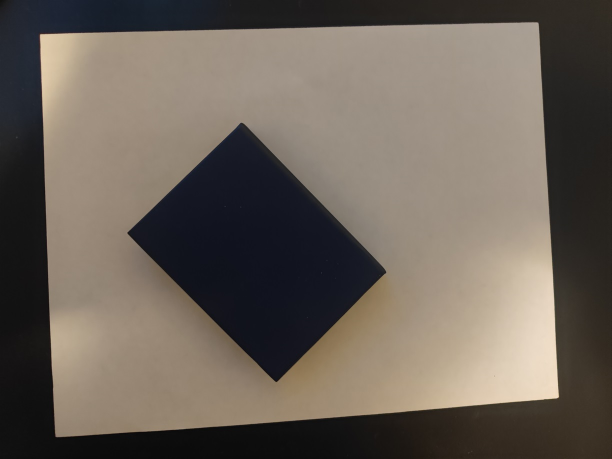
#> input picture book.jpg, 1224 x 918 px (shown at 1/2 size)
$ jupyter execute assignment_2_370.ipynb
#> lines starting #> are read from the running program, lines starting #| are printed output that depends on the picture; after the words box and inside, x2 and y2 are one past the last pixel; in counts of white or black regions, pixels touching at a corner belong together
# Assignment 2 by Josh Thyng

## Part 1: Object Size Measurement

For this task, work on “book.jpg” to measure the size of a book placed on an A4 paper
with dimensions 27.8cm by 21.5cm.

1. Detection and Measurement: Utilize appropriate techniques to detect the book in
   the image and measure its dimensions (height and width in centimeters). Describe
   the methodology and rationale for your approach in your report.
2. Annotation: After detecting the book, annotate the image by drawing a rectangle
   around the book. Clearly display the measured width and height on the image.
3. Comparison and Documentation: The actual size of the book is 8 cm by 10.6 cm.
   Compare your measurements to these dimensions and document the results in
   your report. Aim for an error rate of less than 10% with the ideal method.
   Ensure that your report is detailed, including descriptions of the methods used, your
   results (screenshots), and any challenges you encountered.

## Write-Up

This project is meant to detect the size of a book placed on an A4 sheet of paper, outlining the book with a rectangle, and calculating its real-world dimensions (8cm x 10.6cm). The process was very difficult and took a couple steps including contour detection, _pixel-to-centimeter conversion_, and ordering of the book's corner points. Below is an image showing the final result:

## Challenges and Solutions

### 1. Contour Detection

Detecting the contours of the book was one of the most difficult parts of the project. Noise, lighting conditions, and irregularities in the image made it challenging to isolate the book's outline.

- **How I Did It**: I converted the image to the HSV color space for better color segmentation, created a mask based on the color of the book, and applied [morphological operations](https://docs.opencv.org/4.x/d9/d61/tutorial_py_morphological_ops.html) to clean up the mask.

### 2. Outlining the Book

After detecting the contours, outlining the book with a rectangle in my opinion seemed like the easiest way to help get the actual size.

- **How I Did It**: I used the `cv2.minAreaRect()` function to handle rotated objects and extract the smallest rectangle around the book. The rectangle was then drawn using the corner points calculated by `cv2.boxPoints()`. This was not to bad.

### 3. Converting Size to Pixels

Once the book was outlined, calculating its dimensions in pixels was the next challenge. Because the book could be tilted, the measurement needed to account for any angle.

- **How I Did it**: I used the Euclidean distance between opposite corners of the rectangle to calculate the width and height of the book in pixels.

### 4. The `order_points()` Function

The detected corner points were not always ordered in a consistent way, which complicated this a lot more.

- **How I Did It**: I wrote the `order_points()` function to reorder the four points into a predictable sequence: top-left, top-right, bottom-right, and bottom-left. This let me make sure it was reliable when computing the book's dimensions.

## Conclusion

This kind-of (not 100% accurately) detected and measured the dimensions of a book placed on an A4 sheet of paper.

[cell 1]
import cv2
import numpy as np
import pytesseract

[cell 2]
def load_and_preprocess_image(image_path):
    img = cv2.imread(image_path)  # reads in the 'book.jpg'
    hsv = cv2.cvtColor(
        img, cv2.COLOR_BGR2HSV
    )  # this just converts the image from BGR to HSV, this will help isolate the book
    return img, hsv


def create_mask(hsv, lower_color, upper_color, kernel_size=(7, 7)):
    mask = cv2.inRange(
        hsv, lower_color, upper_color
    )  # this creates us a binary image where if a pixel is in our color range they are white and if not they are black (from HSV value)
    kernel = np.ones(
        kernel_size, np.uint8
    )  # will be used later to perform transformations
    mask = cv2.morphologyEx(
        mask, cv2.MORPH_CLOSE, kernel
    )  # this makes our mask even clearer by filling in black holes if there are any
    mask = cv2.dilate(
        mask, kernel, iterations=1
    )  # this isn't needed but makes the area larger making contours more complete essentially
    return mask


def find_largest_contour(mask, min_area=5000):
    contours, _ = cv2.findContours(
        mask, cv2.RETR_EXTERNAL, cv2.CHAIN_APPROX_SIMPLE
    )  # this just gets us the boundaries of the white regions in the binary mask (what we did in previous function)
    large_contours = [
        cnt for cnt in contours if cv2.contourArea(cnt) > min_area
    ]  # just filters out smaller contours
    return (
        max(large_contours, key=cv2.contourArea) if large_contours else None
    )  # returns the contour with the largest area from filtered list


# function finds smallest rectangle even if rotated that encloses the objected represented by contour and draws it around the image.
def draw_rectangle(img, contour, color=(0, 0, 255), thickness=2):
    rect = cv2.minAreaRect(contour)
    box = cv2.boxPoints(rect)
    box = np.int0(box)
    cv2.drawContours(img, [box], 0, color, thickness)
    return box


# simply put this function will take in the unorder points of the four corners and then put them in order
# this is done with top-left, top-right, bottom-left, and bottom-right.
def order_points(pts):
    rect = np.zeros((4, 2), dtype="float32")
    s = pts.sum(axis=1)
    diff = np.diff(pts, axis=1)
    rect[0] = pts[np.argmin(s)]
    rect[2] = pts[np.argmax(s)]
    rect[1] = pts[np.argmin(diff)]
    rect[3] = pts[np.argmax(diff)]
    return rect


# this function will just calcualte the Uuclidean distance between the corners, then averages the distances to account for any irregualrites in the measurement
# can happen if distored or rotated
def compute_dimensions(ordered_pts):
    (tl, tr, br, bl) = (
        ordered_pts  # unpacks the ordered points into four seperate variables, representing four corners.
    )
    widthA = np.linalg.norm(br - bl)
    widthB = np.linalg.norm(tr - tl)
    heightA = np.linalg.norm(tr - br)
    heightB = np.linalg.norm(tl - bl)
    return (widthA + widthB) / 2.0, (heightA + heightB) / 2.0


# this function is used to get the scale of the image by calculating the number of pixels per centimeter.
def get_paper_dimensions(image, known_dims_cm=(21.5, 27.8)):
    gray = cv2.cvtColor(image, cv2.COLOR_BGR2GRAY)
    blurred = cv2.GaussianBlur(gray, (5, 5), 0)
    edges = cv2.Canny(blurred, 50, 150)
    contours, _ = cv2.findContours(
        edges, cv2.RETR_EXTERNAL, cv2.CHAIN_APPROX_SIMPLE
    )  # finds contours in the binary edge-detected image

    max_area, paper_contour = 0, None
    for cnt in contours:
        area = cv2.contourArea(cnt)
        peri = cv2.arcLength(cnt, True)
        approx = cv2.approxPolyDP(cnt, 0.02 * peri, True)
        if len(approx) == 4 and area > max_area:
            paper_contour, max_area = approx, area

    if paper_contour is None:
        print("no paper contour found")
        exit()

    ordered_pts = order_points(paper_contour.reshape(4, 2))
    width_px, height_px = compute_dimensions(ordered_pts)

    # compute pixels per cm
    pixels_per_cm = (
        (width_px / known_dims_cm[0]) + (height_px / known_dims_cm[1])
    ) / 2.0
    return pixels_per_cm


def detect_book_size(img, hsv, pixels_per_cm):
    # define color range for navy blue book cover
    lower_blue = np.array([90, 50, 20])
    upper_blue = np.array([130, 255, 255])

    mask = create_mask(hsv, lower_blue, upper_blue)
    book_contour = find_largest_contour(mask)

    if book_contour is not None:
        box = draw_rectangle(img, book_contour)
        ordered_box = order_points(box)
        book_width_px, book_height_px = compute_dimensions(ordered_box)

        # dalculate real-world book dimensions
        width_cm = round(book_width_px / pixels_per_cm, 1)
        height_cm = round(book_height_px / pixels_per_cm, 1)

        # display book dimensions on the image
        size_text = f"{width_cm} cm x {height_cm} cm"
        cv2.putText(
            img,
            size_text,
            (int(ordered_box[0][1]), int(ordered_box[0][1] - 250)),
            cv2.FONT_HERSHEY_COMPLEX,
            1,
            (0, 255, 255),
            2,
        )
    else:
        print("no contours found for the book")


def main():
    img, hsv = load_and_preprocess_image("book.jpg")
#> in load_and_preprocess_image, img is the input picture: shape (918, 1224, 3); mean B, G, R 88.7, 97.9, 107

    # Get paper's pixels per cm ratio
    pixels_per_cm = get_paper_dimensions(img.copy())
#> in get_paper_dimensions, `gray = cv2.cvtColor(image, cv2.COLOR_BGR2GRAY)`:
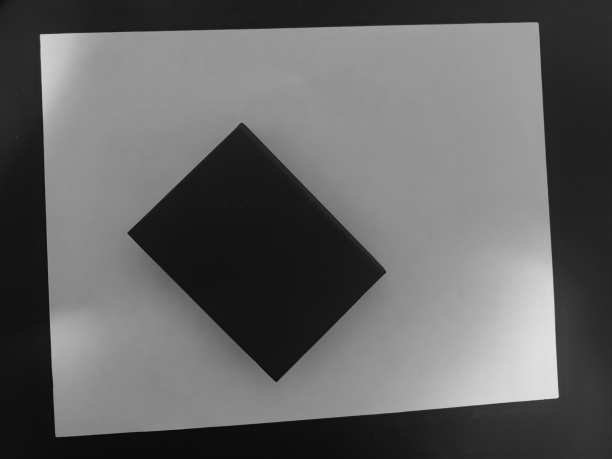
#> gray: shape (918, 1224) (shown at 1/2 size); min 6, max 228, mean 99.6
#> in get_paper_dimensions, `edges = cv2.Canny(blurred, 50, 150)`:
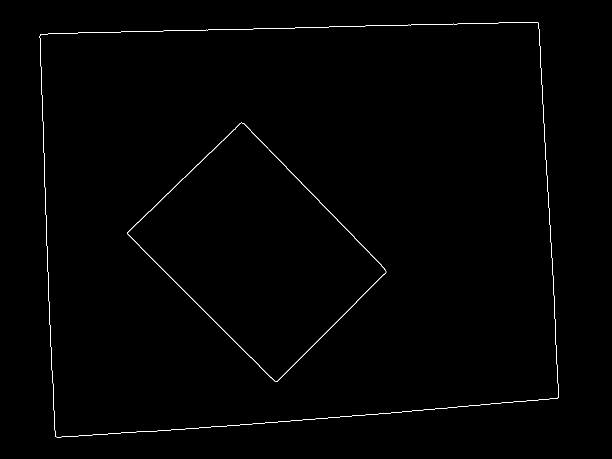
#> edges: shape (918, 1224) (shown at 1/2 size); 0.5% white in thin lines or dots, all inside (x1, y1, x2, y2) = (79, 44, 1118, 875)
#> in get_paper_dimensions, `contours, _ = cv2.findContours( edges, cv2.RETR_EXTERNAL, cv2.CHAIN_AP..`: contours = 1 contour; box (x1, y1, x2, y2) and area: (79, 44, 1118, 875) 786910
#> the loop in get_paper_dimensions, `for cnt in contours:` made 1 pass
#> (area, peri, paper_contour, max_area) on pass 1: (786909.5, 3634.9, [[1076, 45], [81, 68], [111, 873], [1115, 796]], 786909.5)
#> after the loop in get_paper_dimensions, `for cnt in contours:`: max_area = 786909.5
#> in order_points, `s = pts.sum(axis=1)`: s = [1121, 149, 984, 1911]
#> in order_points, `diff = np.diff(pts, axis=1)`: diff = [-1031, -13, 762, -319]
#> in get_paper_dimensions, `ordered_pts = order_points(paper_contour.reshape(4, 2))`: ordered_pts = [[81, 68], [1076, 45], [1115, 796], [111, 873]]
#> in compute_dimensions, `(tl, tr, br, bl) = ( ordered_pts`: tl = [81, 68]; tr = [1076, 45]; br = [1115, 796]; bl = [111, 873]
#> in compute_dimensions, `widthA = np.linalg.norm(br - bl)`: widthA = 1006.9
#> in compute_dimensions, `widthB = np.linalg.norm(tr - tl)`: widthB = 995.3
#> in compute_dimensions, `heightA = np.linalg.norm(tr - br)`: heightA = 752
#> in compute_dimensions, `heightB = np.linalg.norm(tl - bl)`: heightB = 805.6
#> in get_paper_dimensions, `width_px, height_px = compute_dimensions(ordered_pts)`: width_px = 1001.1; height_px = 778.8
#> in get_paper_dimensions, `pixels_per_cm = ( (width_px / known_dims_cm[0]) + (height_px / known_d..`: pixels_per_cm = 37.29
#> pixels_per_cm = 37.29

    # Detect and measure the book on the paper
    detect_book_size(img, hsv, pixels_per_cm)
#> in create_mask, `mask = cv2.inRange( hsv, lower_color, upper_color )`:
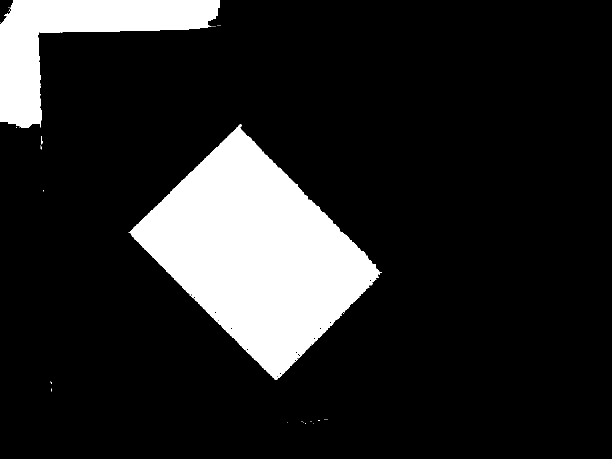
#> mask: shape (918, 1224) (shown at 1/2 size); 14.9% white; 33 white regions (30 under 20 px), largest, box (x1, y1, x2, y2) and area: (259, 249, 763, 760) 126413, (0, 0, 440, 256) 40723, (82, 272, 85, 289) 36
#> in create_mask, `mask = cv2.dilate( mask, kernel, iterations=1 )  # this isn't needed b..`:
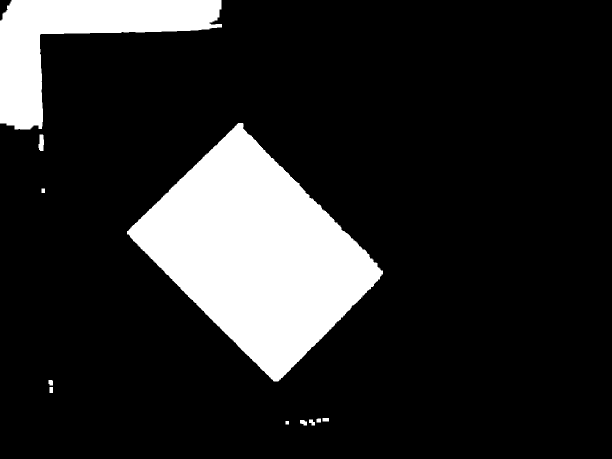
#> mask: shape (918, 1224) (shown at 1/2 size); 15.8% white; 11 white regions
#> in find_largest_contour, `contours, _ = cv2.findContours( mask, cv2.RETR_EXTERNAL, cv2.CHAIN_APP..`: contours = 11 contours; largest, box (x1, y1, x2, y2) and area: (254, 246, 766, 763) 132118, (0, 0, 444, 259) 42772, (77, 269, 88, 302) 252, (600, 840, 614, 851) 94, (618, 839, 630, 851) 77
#> in find_largest_contour, `large_contours = [ cnt for cnt in contours if cv2.contourArea(cnt) > m..`: large_contours = 2 contours; box (x1, y1, x2, y2) and area: (254, 246, 766, 763) 132118, (0, 0, 444, 259) 42772
#> in detect_book_size, `book_contour = find_largest_contour(mask)`: book_contour = contour of 835 points, box (x1, y1, x2, y2) (254, 246, 766, 763), area 132118
#> in draw_rectangle, `rect = cv2.minAreaRect(contour)`: rect = ((514.3, 504.9), (320.9, 426.6), -44.48)
#> in draw_rectangle, `box = cv2.boxPoints(rect)`: box = [[549.3, 769.5], [250.4, 465.1], [479.4, 240.2], [778.3, 544.6]]
#> in draw_rectangle, `box = np.int0(box)`: box = [[549, 769], [250, 465], [479, 240], [778, 544]]
#> in detect_book_size, `ordered_box = order_points(box)`: ordered_box = [[250, 465], [479, 240], [778, 544], [549, 769]]
#> in detect_book_size, `book_width_px, book_height_px = compute_dimensions(ordered_box)`: book_width_px = 321; book_height_px = 426.4
#> in detect_book_size, `width_cm = round(book_width_px / pixels_per_cm, 1)`: width_cm = 8.6
#> in detect_book_size, `height_cm = round(book_height_px / pixels_per_cm, 1)`: height_cm = 11.4
#> in detect_book_size, `size_text = f"{width_cm} cm x {height_cm} cm"`: size_text = '8.6 cm x 11.4 cm'
#> in detect_book_size, `cv2.putText( img, size_text, (int(ordered_box[0][1]), int(ordered_box[..`:
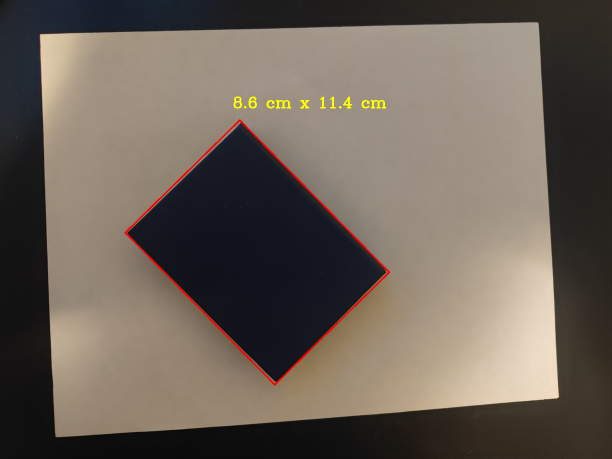
#> img: shape (918, 1224, 3) (shown at 1/2 size); mean B, G, R 88.1, 97.7, 107.7

    # Display the final image with book size
    cv2.imshow("book with size", img)
    cv2.waitKey(0)
    cv2.destroyAllWindows()


if __name__ == "__main__":
    main()

# Part 2: Text Recognition

## Write-Up

The goal was to detect and recognize text on traffic signs, but the OCR system did not succeed in producing accurate results for all signs.

## Lessons Learned

One of the main takeaways from this project was the complexity of using computer vision techniques to detect text. Although the model failed to recognize text in all images, **using Matplotlib** to visualize the image processing stages in real time was pretty helpful in understanding how to improve each case.

While I could not achieve high accuracy, Matplotlib helped me analyze how preprocessing affected the input images and showed what went wrong with certain transformations.

## Methods Used

### 1. **Preprocessing Techniques**

The first step to improving OCR accuracy was to preprocess the images:

- **Grayscale Conversion:** Simplified the images by reducing color variations.
- **Gaussian Blurring:** Reduced noise while preserving the edges of text characters.
- **Histogram Equalization:** Improved contrast between text and the background.
- **Adaptive Thresholding:** Improved binarization, particularly under uneven lighting conditions.
- **Morphological Transformations:** Removed small noise and filled gaps in text characters.
- **Image Resizing:** Enlarged the image to increase OCR performance on small text.
- **Sharpening:** Applied to improve the edges of text characters.

### 2. **Tesseract OCR Engine Configurations**

- **PSM (Page Segmentation Mode):** Depending on the expected layout of the text, different PSM modes were applied:
  - `--psm 8`: Treats the image as a single word.
  - `--psm 6`: Assumes a single uniform block of text.
- **OEM (OCR Engine Mode):** The LSTM OCR engine (`--oem 1`) was used for better recognition through deep learning models (_i don't think it worked for me -\_-_)

### 3. **Matplotlib for Testing and Debugging**

The most important factor in improving the model was using **Matplotlib** to display the images at various stages of preprocessing. By visualizing the changes applied at each step (blurring, thresholding, morphological operations), I got insight into how the changes were affecting the recognition results.

---

## Conclusion

Improving OCR accuracy for traffic sign recognition was a super hard. Some preprocessing techniques, like adaptive thresholding and morphological transformations, helped improve text detection, the task was complicated by the variations in image quality, text size, and environmental conditions.

So in conclusion I should have used a different model for each grapic instead of using one for each image.

[cell 3]
pytesseract.pytesseract.tesseract_cmd = r"C:\Program Files\Tesseract-OCR\tesseract.exe"


def preprocess_image(image_path):
    img = cv2.imread(image_path, cv2.IMREAD_COLOR)
    gray = cv2.cvtColor(img, cv2.COLOR_BGR2GRAY)
    filtered = cv2.bilateralFilter(gray, 9, 75, 75)

    _, thresh = cv2.threshold(filtered, 0, 255, cv2.THRESH_BINARY_INV + cv2.THRESH_OTSU)

    kernel = cv2.getStructuringElement(cv2.MORPH_RECT, (2, 2))
    morph = cv2.morphologyEx(thresh, cv2.MORPH_CLOSE, kernel, iterations=1)

    resized = cv2.resize(morph, None, fx=2, fy=2, interpolation=cv2.INTER_CUBIC)

    kernel_sharpening = np.array([[-1, -1, -1], [-1, 9, -1], [-1, -1, -1]])
    cleaned_up = cv2.filter2D(resized, -1, kernel_sharpening)

    return cleaned_up


def extract_text(image, psm=6):

    custom_config = r"--oem 3 --psm {} -c tessedit_char_whitelist=ABCDEFGHIJKLMNOPQRSTUVWXYZ0123456789".format(
        psm
    )
    text = pytesseract.image_to_string(image, config=custom_config)
    return text.strip()


# [8 lines left out: function calculate_accuracy, not called in this run]


def process_sign_image(image_path, expected_text):
    processed_img = preprocess_image(image_path)
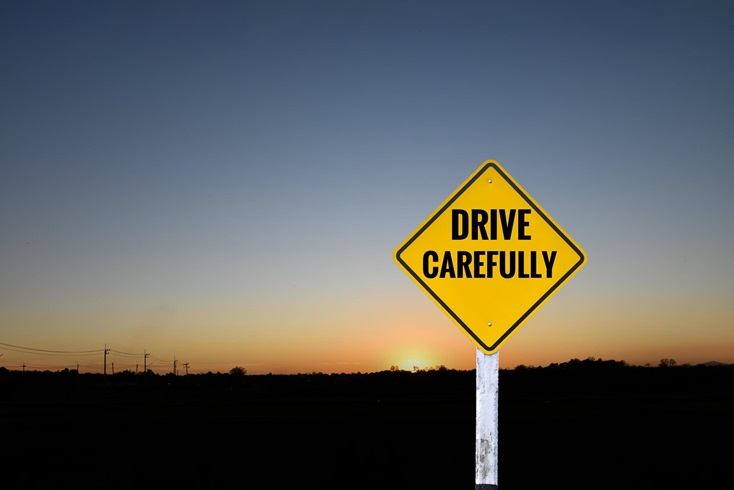
#> input picture sign1.jpg, 734 x 490 px
#> in preprocess_image, img is the input picture: shape (490, 734, 3); mean B, G, R 89.1, 92.2, 91
#> in preprocess_image, `gray = cv2.cvtColor(img, cv2.COLOR_BGR2GRAY)`:
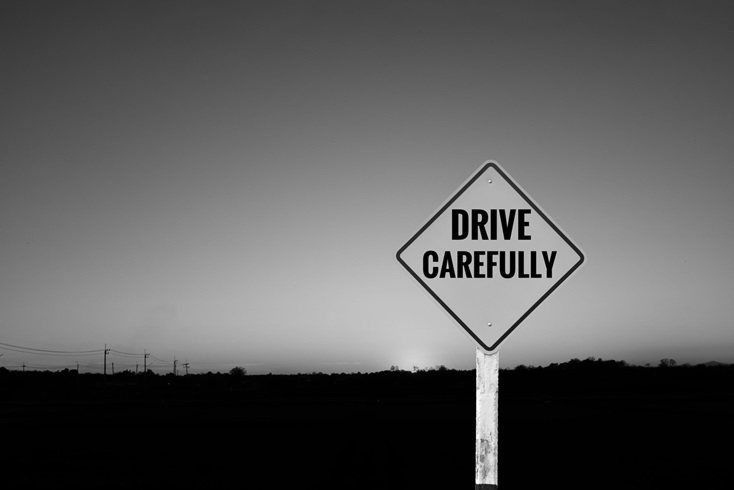
#> gray: shape (490, 734); min 0, max 255, mean 91.5
#> in preprocess_image, `_, thresh = cv2.threshold(filtered, 0, 255, cv2.THRESH_BINARY_INV + cv..`:
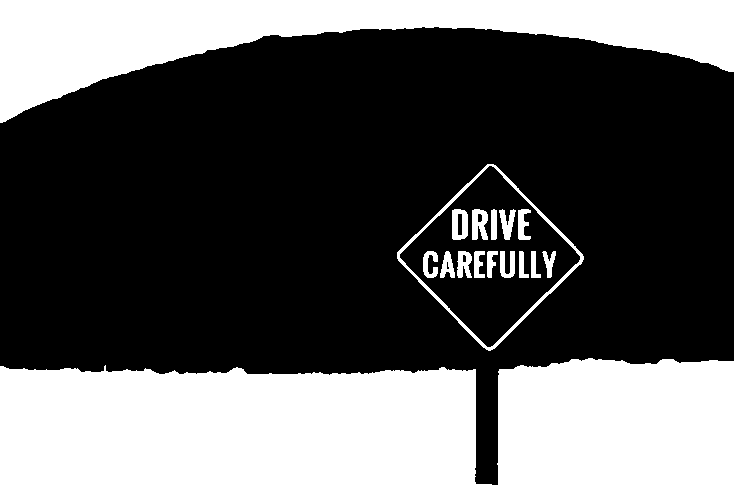
#> thresh: shape (490, 734); 36.1% white; 17 white regions, largest, box (x1, y1, x2, y2) and area: (0, 358, 734, 490) 86679, (0, 0, 734, 123) 37981, (397, 164, 584, 351) 1739
#> in preprocess_image, `morph = cv2.morphologyEx(thresh, cv2.MORPH_CLOSE, kernel, iterations=1)`:
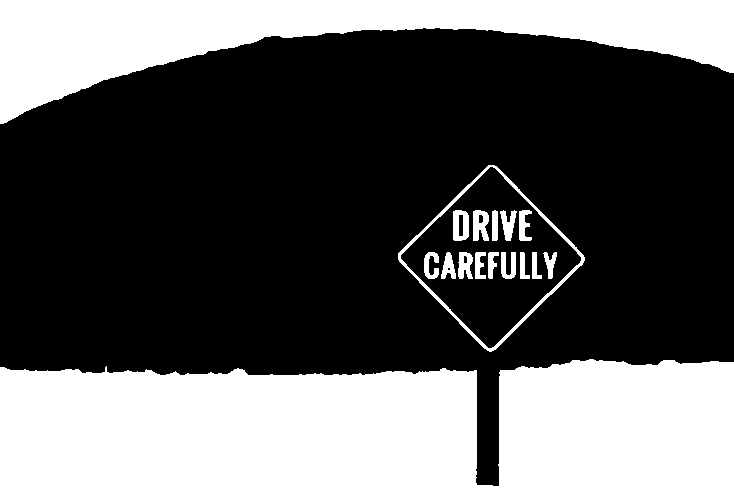
#> morph: shape (490, 734); 36.1% white; 17 white regions, largest, box (x1, y1, x2, y2) and area: (0, 359, 734, 490) 85951, (0, 0, 734, 124) 38766, (398, 165, 585, 352) 1739
    if len(expected_text.split()) <= 1:
        psm = 8
    else:
        psm = 6

    recognized_text = extract_text(processed_img, psm=psm)
    accuracy = calculate_accuracy(expected_text, recognized_text)

    print(f"Expected Text: {expected_text}")
    print(f"Recognized Text: {recognized_text}")
    print(f"Accuracy: {accuracy:.2f}%\n")

    return recognized_text, accuracy


sign_images = [
    ("sign1.jpg", "DRIVE CAREFULLY"),
    ("sign2.jpg", "AHEAD"),
    ("sign3.jpg", "UTILITY WORK AHEAD"),
    ("sign4.jpg", "NO PASSING ZONE"),
]

for img_path, expected_text in sign_images:
    process_sign_image(img_path, expected_text)
#> (the call stopped at in extract_text, `text = pytesseract.image_to_string(image, config=custom_config)`: pytesseract is not available in this run)
